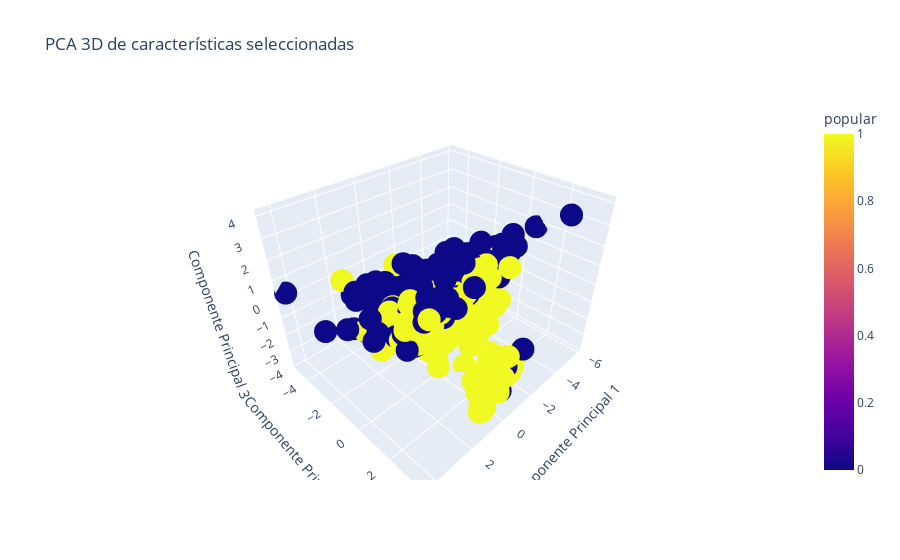

Notebook code for this chart:
### Code cell
import pandas as pd
from sklearn.decomposition import PCA
from sklearn.preprocessing import StandardScaler
import plotly.express as px

df = pd.read_csv("SMUSIC.csv")
df['popular'] = df['track_popularity'].apply(lambda x: 1 if x >= 70 else 0)

features = ['danceability', 'energy', 'valence', 'speechiness', 'followers', 'duration_ms']
df_pca = df.dropna(subset=features + ['popular'])

X = df_pca[features]
y = df_pca['popular']

scaler = StandardScaler()
X_scaled = scaler.fit_transform(X)

pca = PCA(n_components=3)
X_pca = pca.fit_transform(X_scaled)

df_pca['PC1'] = X_pca[:, 0]
df_pca['PC2'] = X_pca[:, 1]
df_pca['PC3'] = X_pca[:, 2]

fig = px.scatter_3d(df_pca, x='PC1', y='PC2', z='PC3', color='popular',
                    title='PCA 3D de características seleccionadas',
                    labels={'PC1': 'Componente Principal 1', 'PC2': 'Componente Principal 2', 'PC3': 'Componente Principal 3'},
                    hover_data=features)
fig.show()

### Figure 1 — Plotly figure (JSON) as saved in the notebook; plotly's stock layout.template omitted (floating-point values rounded to 4 significant figures; data arrays with more than 128 entries replaced by an {"elided": "..."} marker saying what was removed)
{"data": [{"customdata": {"elided": "1000x6 float values"}, "hovertemplate": "Componente Principal 1=%{x}<br>Componente Principal 2=%{y}<br>Componente Principal 3=%{z}<br>danceability=%{customdata[0]}<br>energy=%{customdata[1]}<br>valence=%{customdata[2]}<br>speechiness=%{customdata[3]}<br>followers=%{customdata[4]}<br>duration_ms=%{customdata[5]}<br>popular=%{marker.color}<extra></extra>", "legendgroup": "", "marker": {"color": {"elided": "1000 int values"}, "coloraxis": "coloraxis", "symbol": "circle"}, "mode": "markers", "name": "", "scene": "scene", "showlegend": false, "type": "scatter3d", "x": {"elided": "1000 float values"}, "y": {"elided": "1000 float values"}, "z": {"elided": "1000 float values"}}], "layout": {"coloraxis": {"colorbar": {"title": {"text": "popular"}}, "colorscale": [[0, "#0d0887"], [0.1111, "#46039f"], [0.2222, "#7201a8"], [0.3333, "#9c179e"], [0.4444, "#bd3786"], [0.5556, "#d8576b"], [0.6667, "#ed7953"], [0.7778, "#fb9f3a"], [0.8889, "#fdca26"], [1, "#f0f921"]]}, "legend": {"tracegroupgap": 0}, "scene": {"domain": {"x": [0, 1], "y": [0, 1]}, "xaxis": {"title": {"text": "Componente Principal 1"}}, "yaxis": {"title": {"text": "Componente Principal 2"}}, "zaxis": {"title": {"text": "Componente Principal 3"}}}, "title": {"text": "PCA 3D de características seleccionadas"}}}
